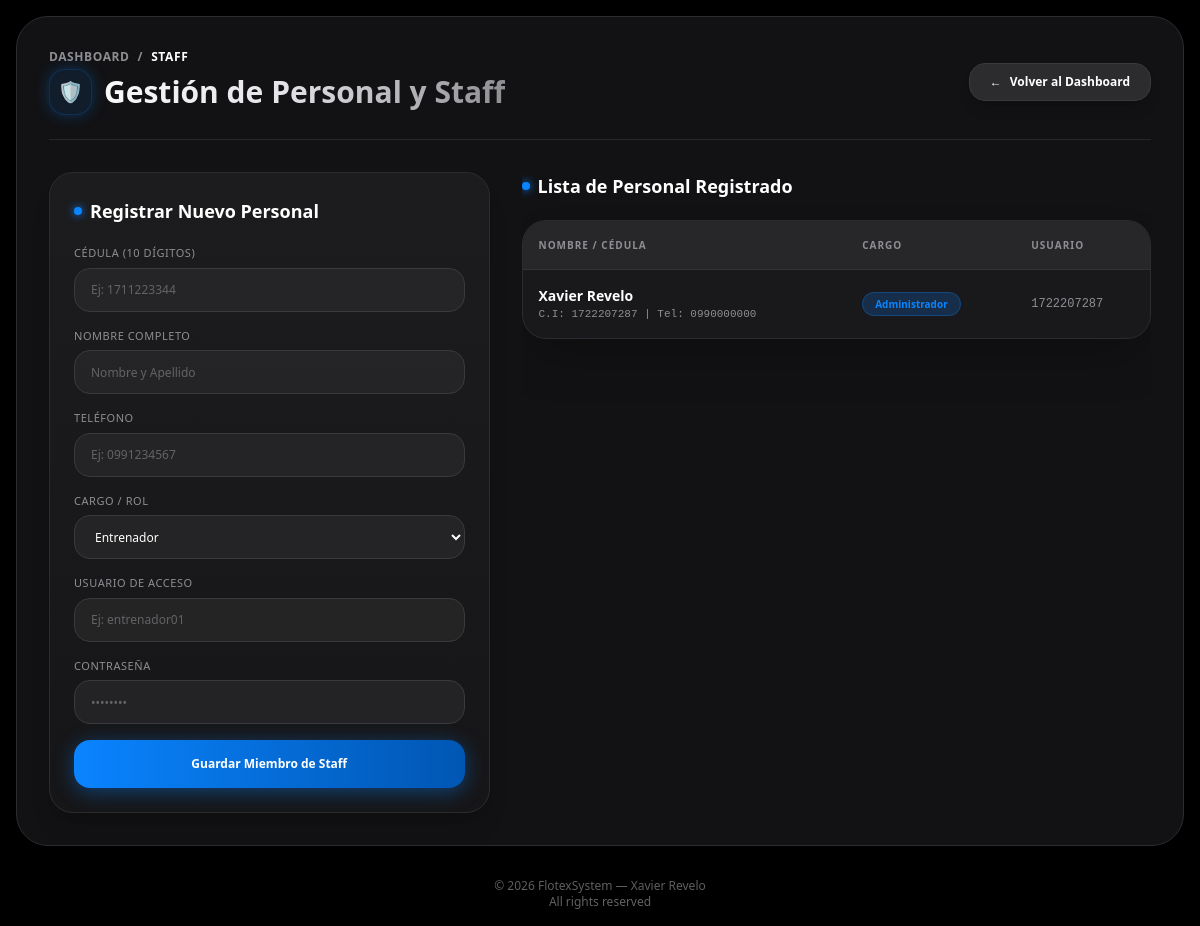
The page /staff (signed in) on the database its author committed.
### tables this page shows
CREATE TABLE staff (
            id INTEGER PRIMARY KEY AUTOINCREMENT,
            cedula TEXT UNIQUE NOT NULL,
            nombre TEXT NOT NULL,
            cargo TEXT NOT NULL,
            telefono TEXT,
            usuario TEXT UNIQUE NOT NULL,
            password TEXT NOT NULL,
            estado TEXT DEFAULT 'Activo',
            primer_ingreso INTEGER DEFAULT 1
        );

### app.py (the view, shortened to what this page needs)
@app.route("/staff", methods=["GET", "POST"])
def staff():
    if "usuario" not in session:
        return redirect(url_for("login"))
    conn = sqlite3.connect(DB_NAME)
    cursor = conn.cursor()
    cursor.execute("SELECT id, cedula, nombre, telefono, cargo, usuario FROM staff")
    staff_list = cursor.fetchall()
    conn.close()
    return render_template("staff.html", staff_list=staff_list, nombre=session.get("nombre"))

### templates/staff.html (shortened to what this page needs)
{% extends "base.html" %}
{% block content %}
<div class="w-full max-w-7xl bg-[#121214] border border-[#2C2C2E] rounded-[32px] p-6 md:p-8 shadow-[0_0_50px_rgba(0,0,0,0.8)] backdrop-blur-xl">
    <div class="flex flex-col md:flex-row justify-between items-start md:items-center border-b border-[#2C2C2E]/80 pb-6 mb-8 gap-4">
        <div>
            <div class="flex items-center gap-2 text-xs text-[#8E8E93] mb-1 tracking-wider uppercase font-semibold">
                <a href="/dashboard" class="hover:text-[#0A84FF] transition">Dashboard</a>
                <span>/</span>
                <span class="text-white">Staff</span>
            </div>
            <h1 class="text-3xl font-extrabold text-transparent bg-clip-text bg-gradient-to-r from-white via-[#E5E5EA] to-[#8E8E93] flex items-center gap-3">
                <span class="p-2 rounded-2xl bg-[#0A84FF]/10 text-[#0A84FF] border border-[#0A84FF]/20 text-xl shadow-[0_0_15px_rgba(10,132,255,0.3)]">🛡️</span>
            </h1>
        </div>
        <a href="/dashboard" class="bg-[#2C2C2E] hover:bg-[#3A3A3C] text-white border border-[#3A3A3C] px-5 py-2.5 rounded-2xl text-xs font-semibold transition flex items-center gap-2 shadow-lg">
            <span>←</span> Volver al Dashboard
        </a>
    </div>
    <div class="grid grid-cols-1 lg:grid-cols-12 gap-8">
        <div class="lg:col-span-5 bg-gradient-to-b from-[#1C1C1E] to-[#161618] border border-[#2C2C2E] rounded-3xl p-6 shadow-xl relative overflow-hidden">
            <h2 class="text-lg font-bold text-white mb-5 flex items-center gap-2">
                <span class="w-2 h-2 rounded-full bg-[#0A84FF] shadow-[0_0_8px_#0A84FF]"></span>
                Registrar Nuevo Personal
            </h2>
            <form action="/staff" method="POST" class="space-y-4">
                <div>
                    <label class="text-[11px] font-medium text-[#8E8E93] block mb-1.5 uppercase tracking-wider">Cédula (10 dígitos)</label>
                    <input type="text" name="cedula" required maxlength="10" minlength="10" pattern="[0-9]{10}"
                        placeholder="Ej: 1711223344"
                        oninput="this.value = this.value.replace(/[^0-9]/g, '');"
                        class="w-full h-11 px-4 rounded-2xl bg-[#2C2C2E]/60 border border-[#3A3A3C] text-white placeholder-[#636366] focus:outline-none focus:border-[#0A84FF] text-xs transition">
                </div>
                <div>
                    <label class="text-[11px] font-medium text-[#8E8E93] block mb-1.5 uppercase tracking-wider">Nombre Completo</label>
                    <input type="text" name="nombre" required
                        placeholder="Nombre y Apellido"
                        class="w-full h-11 px-4 rounded-2xl bg-[#2C2C2E]/60 border border-[#3A3A3C] text-white placeholder-[#636366] focus:outline-none focus:border-[#0A84FF] text-xs transition">
                </div>
                <div>
                    <label class="text-[11px] font-medium text-[#8E8E93] block mb-1.5 uppercase tracking-wider">Teléfono</label>
                    <input type="text" name="telefono" maxlength="10" pattern="[0-9]{10}"
                        placeholder="Ej: 0991234567"
                        oninput="this.value = this.value.replace(/[^0-9]/g, '');"
                        class="w-full h-11 px-4 rounded-2xl bg-[#2C2C2E]/60 border border-[#3A3A3C] text-white placeholder-[#636366] focus:outline-none focus:border-[#0A84FF] text-xs transition">
                </div>
                <div>
                    <label class="text-[11px] font-medium text-[#8E8E93] block mb-1.5 uppercase tracking-wider">Cargo / Rol</label>
                    <select name="cargo" required
                        class="w-full h-11 px-4 rounded-2xl bg-[#2C2C2E]/60 border border-[#3A3A3C] text-white focus:outline-none focus:border-[#0A84FF] text-xs transition">
                        <option value="Entrenador">Entrenador</option>
                    </select>
                </div>
                <div>
                    <label class="text-[11px] font-medium text-[#8E8E93] block mb-1.5 uppercase tracking-wider">Usuario de Acceso</label>
                    <input type="text" name="usuario" required
                        placeholder="Ej: entrenador01"
                        class="w-full h-11 px-4 rounded-2xl bg-[#2C2C2E]/60 border border-[#3A3A3C] text-white placeholder-[#636366] focus:outline-none focus:border-[#0A84FF] text-xs transition">
                </div>
                <div>
                    <label class="text-[11px] font-medium text-[#8E8E93] block mb-1.5 uppercase tracking-wider">Contraseña</label>
                    <input type="password" name="password" required
                        placeholder="••••••••"
                        class="w-full h-11 px-4 rounded-2xl bg-[#2C2C2E]/60 border border-[#3A3A3C] text-white placeholder-[#636366] focus:outline-none focus:border-[#0A84FF] text-xs transition">
                </div>
                <button type="submit"
                    class="w-full h-12 bg-gradient-to-r from-[#0A84FF] to-[#0056B3] hover:from-[#0056B3] text-white font-bold rounded-2xl transition text-xs shadow-[0_4px_20px_rgba(10,132,255,0.4)] flex items-center justify-center gap-2">
                    <span>Guardar Miembro de Staff</span>
                </button>
            </form>
        </div>
        <div class="lg:col-span-7 overflow-x-auto">
            <h2 class="text-lg font-bold text-white mb-5 flex items-center gap-2">
                <span class="w-2 h-2 rounded-full bg-[#0A84FF] shadow-[0_0_8px_#0A84FF]"></span>
                Lista de Personal Registrado
            </h2>
            <div class="border border-[#2C2C2E] rounded-3xl overflow-hidden bg-[#1C1C1E]/80 backdrop-blur-md shadow-2xl">
                <table class="w-full text-left text-xs text-white">
                    <thead class="bg-[#2C2C2E]/80 text-[#8E8E93] uppercase text-[10px] tracking-widest border-b border-[#3A3A3C]/60">
                        <tr>
                            <th class="p-4">Nombre / Cédula</th>
                            <th class="p-4">Cargo</th>
                            <th class="p-4">Usuario</th>
                        </tr>
                    </thead>
                    <tbody class="divide-y divide-[#2C2C2E]/80">
                        {% for s in staff_list %}
                        <tr class="hover:bg-[#2C2C2E]/40 transition">
                            <td class="p-4">
                                <div class="font-bold text-white text-sm">{{ s[2] }}</div>
                                <div class="text-[11px] text-[#8E8E93] font-mono">C.I: {{ s[1] }} | Tel: {{ s[3] }}</div>
                            </td>
                            <td class="p-4">
                                <span class="px-3 py-1 rounded-full text-[10px] font-bold bg-[#0A84FF]/20 text-[#0A84FF] border border-[#0A84FF]/30">
                                    {{ s[4] }}
                                </span>
                            </td>
                            <td class="p-4 text-[#8E8E93] font-mono">{{ s[5] }}</td>
                        </tr>
                        {% endfor %}
                    </tbody>
                </table>
            </div>
        </div>
    </div>
</div>
{% endblock %}

### rows shown on the page
staff: nombre "Xavier Revelo", cedula "1722207287", telefono "0990000000", cargo "Administrador", usuario "1722207287"
